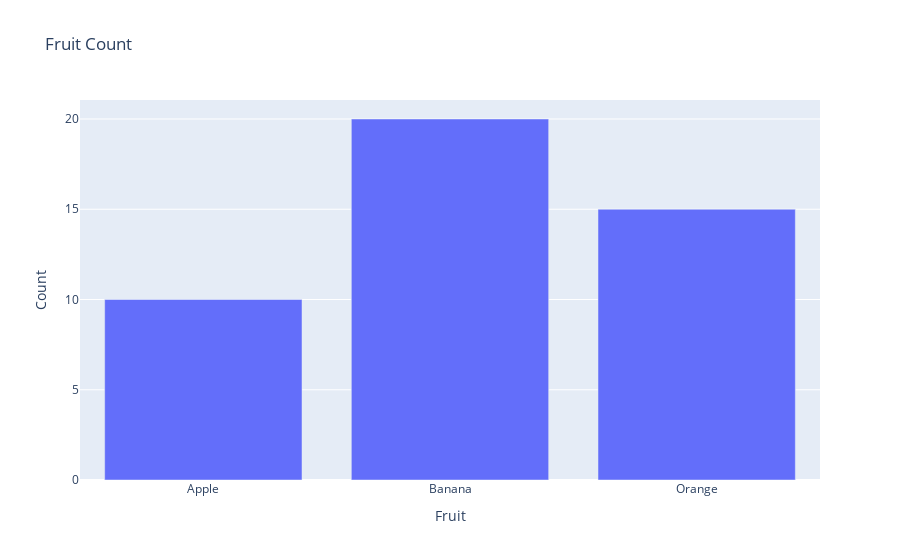
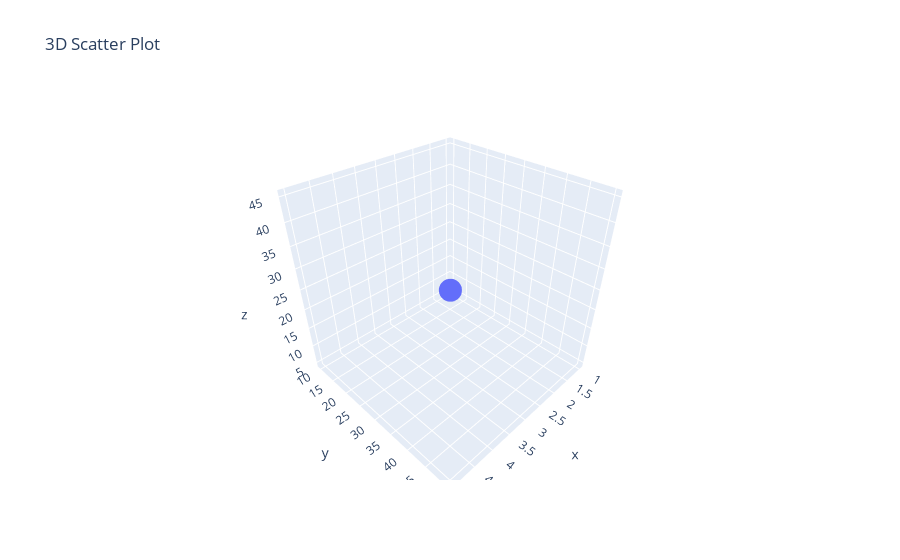

The code cell stored with these charts, in order, in its notebook:
### Markdown cell above
Practical

### Code cell
#Q1 How do you create a 2D NumPy array and calculate the sum of each row
import numpy as np

arr = np.array([[1, 2, 3],
                [4, 5, 6],
                [7, 8, 9]])

row_sums = arr.sum(axis=1)
print("Row sums:", row_sums)
# Output: [ 6 15 24 ]


#===============================================================================================
#Q2 Write a Pandas script to find the mean of a specific column in a DataFrame
import pandas as pd

df = pd.DataFrame({"Name": ["A", "B", "C"], "Score": [85, 90, 95]})
mean_score = df["Score"].mean()
print("Mean Score:", mean_score)


#===============================================================================================

#Q3 Create a scatter plot using Matplotlib
import matplotlib.pyplot as plt

x = [5, 7, 8, 7, 6, 9]
y = [99, 86, 87, 88, 100, 86]

plt.scatter(x, y)
plt.xlabel("X values")
plt.ylabel("Y values")
plt.title("Scatter Plot Example")
plt.show()


#===============================================================================================

#Q4 How do you calculate the correlation matrix using Seaborn and visualize it with a heatmap
import seaborn as sns
import pandas as pd

df = pd.DataFrame({"A":[1,2,3,4], "B":[4,3,2,1], "C":[2,3,4,5]})
corr = df.corr()

sns.heatmap(corr, annot=True, cmap="coolwarm")


#===============================================================================================

#Q5 Generate a bar plot using Plotly
import plotly.express as px

data = {"Fruit": ["Apple", "Banana", "Orange"], "Count": [10, 20, 15]}
fig = px.bar(data, x="Fruit", y="Count", title="Fruit Count")
fig.show()

#===============================================================================================


#Q6 Create a DataFrame and add a new column based on an existing column
import pandas as pd

df = pd.DataFrame({"Name": ["A", "B", "C"], "Score": [50, 60, 70]})
df["Grade"] = df["Score"].apply(lambda x: "Pass" if x >= 60 else "Fail")
print(df)


#===============================================================================================

#Q7 Write a program to perform element-wise multiplication of two NumPy arrays
import numpy as np

a = np.array([1, 2, 3])
b = np.array([4, 5, 6])

result = a * b
print("Element-wise multiplication:", result)
# Output: [ 4 10 18 ]

#===============================================================================================


#Q8 Create a line plot with multiple lines using Matplotlib
import matplotlib.pyplot as plt

x = [1, 2, 3, 4, 5]
y1 = [2, 4, 6, 8, 10]
y2 = [1, 3, 5, 7, 9]

plt.plot(x, y1, label="Line 1")
plt.plot(x, y2, label="Line 2")
plt.xlabel("X-axis")
plt.ylabel("Y-axis")
plt.title("Multiple Line Plot")
plt.legend()
plt.show()


#===============================================================================================

#Q9 Generate a Pandas DataFrame and filter rows where a column value is greater than a threshold
import pandas as pd

df = pd.DataFrame({"Name": ["A", "B", "C"], "Score": [45, 75, 85]})
filtered = df[df["Score"] > 70]
print(filtered)


#===============================================================================================

#Q10 Create a histogram using Seaborn to visualize a distribution
import seaborn as sns
import numpy as np

data = np.random.randn(1000)
sns.histplot(data, bins=30, kde=True)

#===============================================================================================


#Q11 Perform matrix multiplication using NumPy
import numpy as np

A = np.array([[1, 2], [3, 4]])
B = np.array([[5, 6], [7, 8]])

result = np.dot(A, B)
print(result)
# Output: [[19 22]
#          [43 50]]


#===============================================================================================

#Q12 Use Pandas to load a CSV file and display its first 5 rows
"""
import pandas as pd

df = pd.read_csv("data.csv")
print(df.head())

"""
#===============================================================================================

#Q13 Create a 3D scatter plot using Plotly
import plotly.express as px
import pandas as pd

df = pd.DataFrame({
    "x": [1,2,3,4,5],
    "y": [10,20,30,40,50],
    "z": [5,15,25,35,45]
})

fig = px.scatter_3d(df, x="x", y="y", z="z", title="3D Scatter Plot")
fig.show()

### Figure 1 — Plotly figure (JSON) as saved in the notebook; plotly's stock layout.template omitted (floating-point values rounded to 4 significant figures)
{"data": [{"alignmentgroup": "True", "hovertemplate": "Fruit=%{x}<br>Count=%{y}<extra></extra>", "legendgroup": "", "marker": {"color": "#636efa", "pattern": {"shape": ""}}, "name": "", "offsetgroup": "", "orientation": "v", "showlegend": false, "textposition": "auto", "type": "bar", "x": ["Apple", "Banana", "Orange"], "xaxis": "x", "y": [10, 20, 15], "yaxis": "y"}], "layout": {"barmode": "relative", "legend": {"tracegroupgap": 0}, "title": {"text": "Fruit Count"}, "xaxis": {"anchor": "y", "domain": [0, 1], "title": {"text": "Fruit"}}, "yaxis": {"anchor": "x", "domain": [0, 1], "title": {"text": "Count"}}}}

### Figure 2 — Plotly figure (JSON) as saved in the notebook; plotly's stock layout.template omitted (floating-point values rounded to 4 significant figures)
{"data": [{"hovertemplate": "x=%{x}<br>y=%{y}<br>z=%{z}<extra></extra>", "legendgroup": "", "marker": {"color": "#636efa", "symbol": "circle"}, "mode": "markers", "name": "", "scene": "scene", "showlegend": false, "type": "scatter3d", "x": [1, 2, 3, 4, 5], "y": [10, 20, 30, 40, 50], "z": [5, 15, 25, 35, 45]}], "layout": {"legend": {"tracegroupgap": 0}, "scene": {"domain": {"x": [0, 1], "y": [0, 1]}, "xaxis": {"title": {"text": "x"}}, "yaxis": {"title": {"text": "y"}}, "zaxis": {"title": {"text": "z"}}}, "title": {"text": "3D Scatter Plot"}}}
